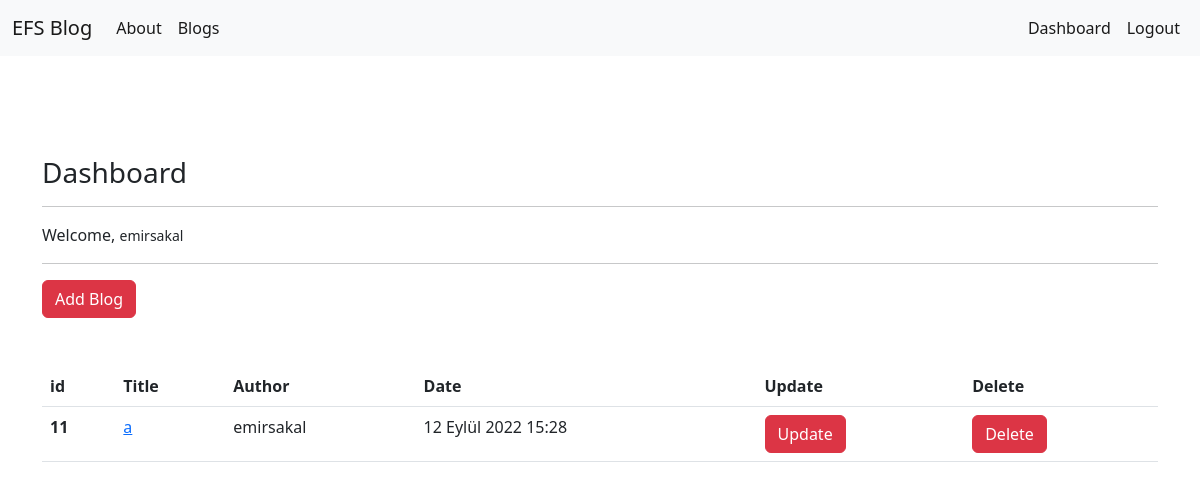
Screenshot of /blogs/dashboard/ (signed in) with the database file from the repository.
### article/models.py (models this page shows, shortened)
class Article(models.Model):
    author = models.ForeignKey("auth.User", on_delete = models.CASCADE,verbose_name= "Author ")
    title = models.CharField(max_length = 50, verbose_name= "Title ")
    content = RichTextField()
    created_date = models.DateTimeField(auto_now_add=True, verbose_name= "Created Date")

### article/views.py (the view)
# urls.py: path('dashboard/',views.dashboard,name = "dashboard"),
def dashboard(request):
    articles = Article.objects.filter(author = request.user)
    context = {
        "articles" : articles
    }
    return render(request,"dashboard.html",context)

### templates/dashboard.html
{% extends 'layout.html' %}
{% block body %}
<h3> Dashboard </h3>
<hr>
<p>
    Welcome, <small>{{request.user.username}}</small>
</p>
<hr>
<a class = "btn btn-danger" href = "/blogs/addblog"> Add Blog </a>
<br><br><br>
{% if articles %}
    <table class="table">
        <thead>
        <tr>
            <th scope="col">id</th>
            <th scope="col">Title</th>
            <th scope="col">Author</th>
            <th scope="col">Date</th>
            <th scope="col">Update</th>
            <th scope="col">Delete</th>
        </tr>
        </thead>
        <tbody>
            {% for article in articles %}
                <tr>
                    <th scope="row">{{article.id}}</th>
                    <td><a href = "/blogs/blog/{{article.id}}">{{article.title}}</a></td>
                    <td>{{article.author.username}}</td>
                    <td>{{article.created_date}}</td>
                    <td><a href="/blogs/update/{{article.id}}" class = "btn btn-danger">Update</a></td>
                    <td><a href="/blogs/delete/{{article.id}}" class = "btn btn-danger">Delete</a></td>
                </tr>
            {% endfor %}
        </tbody>
    </table>
{% else %}
    <div class ="alert alert-danger"> You did not write any blog.</div>
{% endif %}
{% endblock body %}

### rows the page displays
Article: id "11", title "a", author.username "emirsakal", created_date "12 Eylül 2022 15:28"

### other values shown
{{ request.user.username }} "emirsakal"
